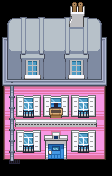

A level layout from a 2D game, rendered from its tile map. Below: a short description, then the map file with tile-grid data replaced by summaries:
An orthogonal 7x11 tile map with 16x16 px tiles, 3 tile layers (OnGrass, Collisions, WalkBehind), 5 tilesets and 1 object (teleport on push).

<map version="1.10" tiledversion="1.11.0" orientation="orthogonal" renderorder="right-down" compressionlevel="6" width="7" height="11" tilewidth="16" tileheight="16" infinite="0" nextlayerid="5" nextobjectid="10">
 <tileset firstgid="1" source="../../../tileset/invisible.tsx" />
 <tileset firstgid="17" source="../../../tileset/heal4.tsx" />
 <tileset firstgid="87" source="../../../tileset/building-small.tsx" />
 <tileset firstgid="1111" source="../../../tileset/houses.tsx" />
 <tileset firstgid="2072" source="../../../tileset/sea.tsx" />
 <layer id="4" name="OnGrass" width="7" height="11">
  <data>[77 cells, 4 non-empty, 2 distinct tile ids]</data>
 </layer>
 <layer id="1" name="Collisions" width="7" height="11">
  <data>[77 cells, 60 non-empty, 57 distinct tile ids]</data>
 </layer>
 <layer id="2" name="WalkBehind" width="7" height="11">
  <data>[77 cells, 35 non-empty, 31 distinct tile ids]</data>
 </layer>
 <objectgroup id="3" name="Moving">
  <object id="9" type="teleport on push" gid="3" x="48" y="160" width="16" height="16">
   <properties>
    <property name="map" value="floor-0" />
    <property name="x" value="3" />
    <property name="y" value="8" />
   </properties>
  </object>
 </objectgroup>
</map>
